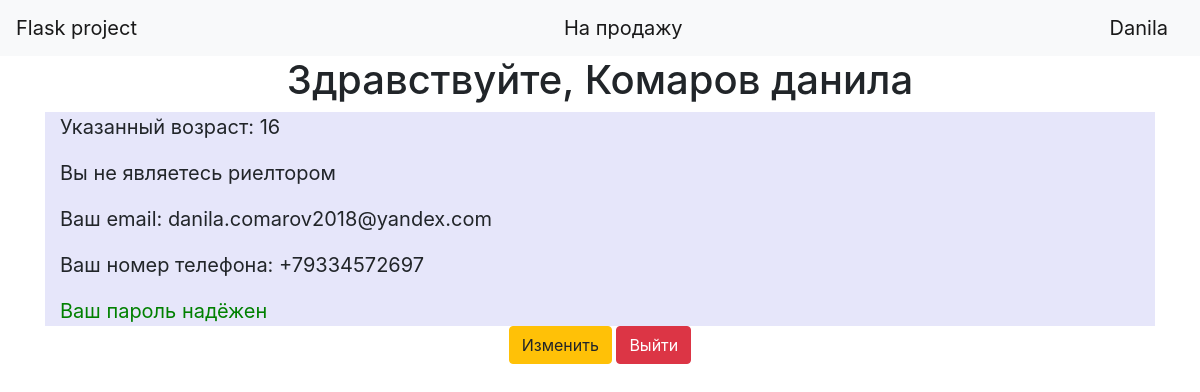
Screenshot of /user/2 (signed in) with the database file from the repository.
### data/users.py (models this page shows, shortened)
class User(SqlAlchemyBase, UserMixin):
    __tablename__ = 'users'
    id = sqlalchemy.Column(sqlalchemy.Integer, primary_key=True, autoincrement=True)
    surname = sqlalchemy.Column(sqlalchemy.String, nullable=True)
    name = sqlalchemy.Column(sqlalchemy.String, nullable=True)
    age = sqlalchemy.Column(sqlalchemy.Integer, nullable=True)
    is_realtor = sqlalchemy.Column(sqlalchemy.Boolean)
    email = sqlalchemy.Column(sqlalchemy.String, unique=True)
    phone = sqlalchemy.Column(sqlalchemy.String, nullable=True)
    hashed_password = sqlalchemy.Column(sqlalchemy.String, nullable=True)
    sort = sqlalchemy.Column(sqlalchemy.String, nullable=True)

### main.py (the view)
@app.route('/user/<int:id>')
@login_required
def show_user(id):
    user = session.query(User).filter(User.id == id).first()
    return render_template('show_user.html', title="Личный кабинет", user=user)

### main.py (called while the page is built)
@login_manager.user_loader
def load_user(user_id):
    return session.query(User).get(user_id)

### templates/show_user.html (shortened to what this page needs)
<!DOCTYPE html>
<html lang="en">
    <head>
        <link rel="stylesheet" type="text/css" href="/static/css/style.css"/>
    </head>
    <body>
        {% extends "base.html" %}
        {% block content %}
            <h1 class='text-center'>Здравствуйте, {{user.surname}} {{user.name}}</h1>
            <div class='container'>
                <p>Указанный возраст: {{user.age}}</p>
                {% if user.is_realtor %}
                    <p>Вы являетесь риелтором</p>
                {% else %}
                    <p>Вы не являетесь риелтором</p>
                {% endif %}
                <p>Ваш email: {{user.email}}</p>
                <p>Ваш номер телефона: {{user.phone}}</p>
                <font color='green'>Ваш пароль надёжен</font>
            </div>
            <div class='text-center'>
                <a type="button" class="btn btn-warning" href="/change_user/{{user.id}}">Изменить</a>
                <a type="button" class="btn btn-danger" href='/logout'>Выйти</a>
            </div>
        {% endblock %}

### templates/base.html (shortened to what this page needs)
<!doctype html>
<html lang="en">
    <head>
        <link rel="stylesheet"
          href="https://stackpath.bootstrapcdn.com/bootstrap/4.4.1/css/bootstrap.min.css"
>
    </head>
    <body>
        <header>
            <nav class="navbar navbar-light bg-light">
                <a class="navbar-brand" href="#">Flask project</a>
                <a class="navbar-brand" href="/">На продажу</a>
                {% if current_user.is_authenticated %}
                    <a class="navbar-brand" href="/user/{{current_user.id}}">{{ current_user.name }}</a>
                {% else %}
                    <p>
                        <a class="btn btn-primary " href="/register">Зарегистрироваться</a>
                        <a class="btn btn-success" href="/login">Войти</a>
                    </p>
                {% endif %}
            </nav>
        </header>
        <main role="main" class="container">
            {% block content %}{% endblock %}
        </main>
    </body>
</html>

### static/css/style.css (style rules this page uses)
div.container { border: 2px gray; background-color: lavender; font-size: 20px; }

### rows the page displays
User: name "Danila"
User: surname "Комаров", name "данила", age "16", email "danila.comarov2018@yandex.com", phone "+79334572697"
